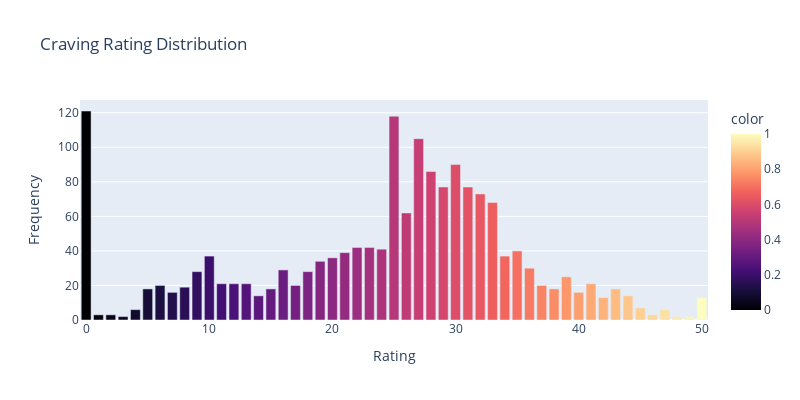

The notebook cell saved with this chart:
### Markdown cell above
### Overall distributions of craving and mood ratings

### Code cell
craving_ratings = longform[longform['Craving Rating']>-1]['Craving Rating'].to_numpy()
keys, vals = np.unique(craving_ratings, return_counts=True)
fig = px.bar(x=keys, y=vals, 
    labels={
        'x': 'Rating',
        'y': 'Frequency'
    },
    height=400, width=800,
    title = 'Craving Rating Distribution',
    color=np.linspace(0,1,len(vals)),
    color_continuous_scale=px.colors.sequential.Magma
)
fig.show()

### Figure 1 — Plotly figure (JSON) as saved in the notebook; plotly's stock layout.template omitted (floating-point values rounded to 4 significant figures)
{"data": [{"alignmentgroup": "True", "hovertemplate": "Rating=%{x}<br>Frequency=%{y}<br>color=%{marker.color}<extra></extra>", "legendgroup": "", "marker": {"color": [0, 0.02, 0.04, 0.06, 0.08, 0.1, 0.12, 0.14, 0.16, 0.18, 0.2, 0.22, 0.24, 0.26, 0.28, 0.3, 0.32, 0.34, 0.36, 0.38, 0.4, 0.42, 0.44, 0.46, 0.48, 0.5, 0.52, 0.54, 0.56, 0.58, 0.6, 0.62, 0.64, 0.66, 0.68, 0.7, 0.72, 0.74, 0.76, 0.78, 0.8, 0.82, 0.84, 0.86, 0.88, 0.9, 0.92, 0.94, 0.96, 0.98, 1], "coloraxis": "coloraxis"}, "name": "", "offsetgroup": "", "orientation": "v", "showlegend": false, "textposition": "auto", "type": "bar", "x": [0, 1, 2, 3, 4, 5, 6, 7, 8, 9, 10, 11, 12, 13, 14, 15, 16, 17, 18, 19, 20, 21, 22, 23, 24, 25, 26, 27, 28, 29, 30, 31, 32, 33, 34, 35, 36, 37, 38, 39, 40, 41, 42, 43, 44, 45, 46, 47, 48, 49, 50], "xaxis": "x", "y": [121, 3, 3, 2, 6, 18, 20, 16, 19, 28, 37, 21, 21, 21, 14, 18, 29, 20, 28, 34, 36, 39, 42, 42, 41, 118, 62, 105, 86, 77, 90, 77, 73, 68, 37, 40, 30, 20, 18, 25, 16, 21, 13, 18, 14, 7, 3, 6, 2, 2, 13], "yaxis": "y"}], "layout": {"barmode": "relative", "coloraxis": {"colorbar": {"title": {"text": "color"}}, "colorscale": [[0, "#000004"], [0.1111, "#180f3d"], [0.2222, "#440f76"], [0.3333, "#721f81"], [0.4444, "#9e2f7f"], [0.5556, "#cd4071"], [0.6667, "#f1605d"], [0.7778, "#fd9668"], [0.8889, "#feca8d"], [1, "#fcfdbf"]]}, "height": 400, "legend": {"tracegroupgap": 0}, "title": {"text": "Craving Rating Distribution"}, "width": 800, "xaxis": {"anchor": "y", "domain": [0, 1], "title": {"text": "Rating"}}, "yaxis": {"anchor": "x", "domain": [0, 1], "title": {"text": "Frequency"}}}}
